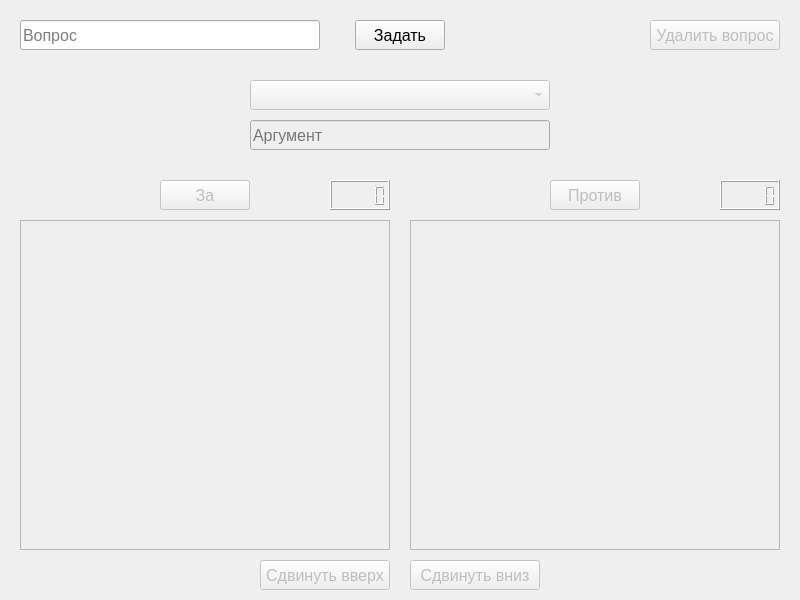
<?xml version="1.0" encoding="UTF-8"?>
<ui version="4.0">
 <class>Form</class>
 <widget class="QWidget" name="Form">
  <property name="geometry">
   <rect>
    <x>0</x>
    <y>0</y>
    <width>800</width>
    <height>600</height>
   </rect>
  </property>
  <property name="windowTitle">
   <string>Помощник в принятии решений</string>
  </property>
  <widget class="QPushButton" name="button_argument_add_positive">
   <property name="enabled">
    <bool>false</bool>
   </property>
   <property name="geometry">
    <rect>
     <x>160</x>
     <y>180</y>
     <width>90</width>
     <height>30</height>
    </rect>
   </property>
   <property name="font">
    <font>
     <pointsize>12</pointsize>
    </font>
   </property>
   <property name="text">
    <string>За</string>
   </property>
  </widget>
  <widget class="QPushButton" name="button_argument_add_negative">
   <property name="enabled">
    <bool>false</bool>
   </property>
   <property name="geometry">
    <rect>
     <x>550</x>
     <y>180</y>
     <width>90</width>
     <height>30</height>
    </rect>
   </property>
   <property name="font">
    <font>
     <pointsize>12</pointsize>
    </font>
   </property>
   <property name="text">
    <string>Против</string>
   </property>
  </widget>
  <widget class="QLineEdit" name="edit_argument">
   <property name="enabled">
    <bool>false</bool>
   </property>
   <property name="geometry">
    <rect>
     <x>250</x>
     <y>120</y>
     <width>300</width>
     <height>30</height>
    </rect>
   </property>
   <property name="font">
    <font>
     <pointsize>12</pointsize>
    </font>
   </property>
   <property name="inputMask">
    <string/>
   </property>
   <property name="text">
    <string/>
   </property>
   <property name="placeholderText">
    <string>Аргумент</string>
   </property>
  </widget>
  <widget class="QPushButton" name="button_question_delete">
   <property name="enabled">
    <bool>false</bool>
   </property>
   <property name="geometry">
    <rect>
     <x>650</x>
     <y>20</y>
     <width>130</width>
     <height>30</height>
    </rect>
   </property>
   <property name="font">
    <font>
     <pointsize>12</pointsize>
     <weight>50</weight>
     <italic>false</italic>
     <bold>false</bold>
     <underline>false</underline>
     <strikeout>false</strikeout>
     <kerning>true</kerning>
    </font>
   </property>
   <property name="text">
    <string>Удалить вопрос</string>
   </property>
  </widget>
  <widget class="QLineEdit" name="edit_question">
   <property name="geometry">
    <rect>
     <x>20</x>
     <y>20</y>
     <width>300</width>
     <height>30</height>
    </rect>
   </property>
   <property name="font">
    <font>
     <pointsize>12</pointsize>
    </font>
   </property>
   <property name="placeholderText">
    <string>Вопрос</string>
   </property>
  </widget>
  <widget class="QPushButton" name="button_question_add">
   <property name="geometry">
    <rect>
     <x>355</x>
     <y>20</y>
     <width>90</width>
     <height>30</height>
    </rect>
   </property>
   <property name="font">
    <font>
     <pointsize>12</pointsize>
    </font>
   </property>
   <property name="text">
    <string>Задать</string>
   </property>
  </widget>
  <widget class="QListWidget" name="list_argument_positive">
   <property name="enabled">
    <bool>false</bool>
   </property>
   <property name="geometry">
    <rect>
     <x>20</x>
     <y>220</y>
     <width>370</width>
     <height>330</height>
    </rect>
   </property>
  </widget>
  <widget class="QListWidget" name="list_argument_negative">
   <property name="enabled">
    <bool>false</bool>
   </property>
   <property name="geometry">
    <rect>
     <x>410</x>
     <y>220</y>
     <width>370</width>
     <height>330</height>
    </rect>
   </property>
  </widget>
  <widget class="QLCDNumber" name="number_argument_positive">
   <property name="geometry">
    <rect>
     <x>330</x>
     <y>180</y>
     <width>60</width>
     <height>30</height>
    </rect>
   </property>
  </widget>
  <widget class="QLCDNumber" name="number_argument_negative">
   <property name="geometry">
    <rect>
     <x>720</x>
     <y>180</y>
     <width>60</width>
     <height>30</height>
    </rect>
   </property>
  </widget>
  <widget class="QPushButton" name="button_argument_move_up">
   <property name="enabled">
    <bool>false</bool>
   </property>
   <property name="geometry">
    <rect>
     <x>260</x>
     <y>560</y>
     <width>130</width>
     <height>30</height>
    </rect>
   </property>
   <property name="font">
    <font>
     <pointsize>12</pointsize>
    </font>
   </property>
   <property name="text">
    <string>Сдвинуть вверх</string>
   </property>
  </widget>
  <widget class="QPushButton" name="button_argument_move_down">
   <property name="enabled">
    <bool>false</bool>
   </property>
   <property name="geometry">
    <rect>
     <x>410</x>
     <y>560</y>
     <width>130</width>
     <height>30</height>
    </rect>
   </property>
   <property name="font">
    <font>
     <pointsize>12</pointsize>
    </font>
   </property>
   <property name="text">
    <string>Сдвинуть вниз</string>
   </property>
  </widget>
  <widget class="QComboBox" name="combo_box_question">
   <property name="enabled">
    <bool>false</bool>
   </property>
   <property name="geometry">
    <rect>
     <x>250</x>
     <y>80</y>
     <width>300</width>
     <height>30</height>
    </rect>
   </property>
   <property name="font">
    <font>
     <pointsize>12</pointsize>
    </font>
   </property>
  </widget>
 </widget>
 <resources/>
 <connections/>
</ui>
